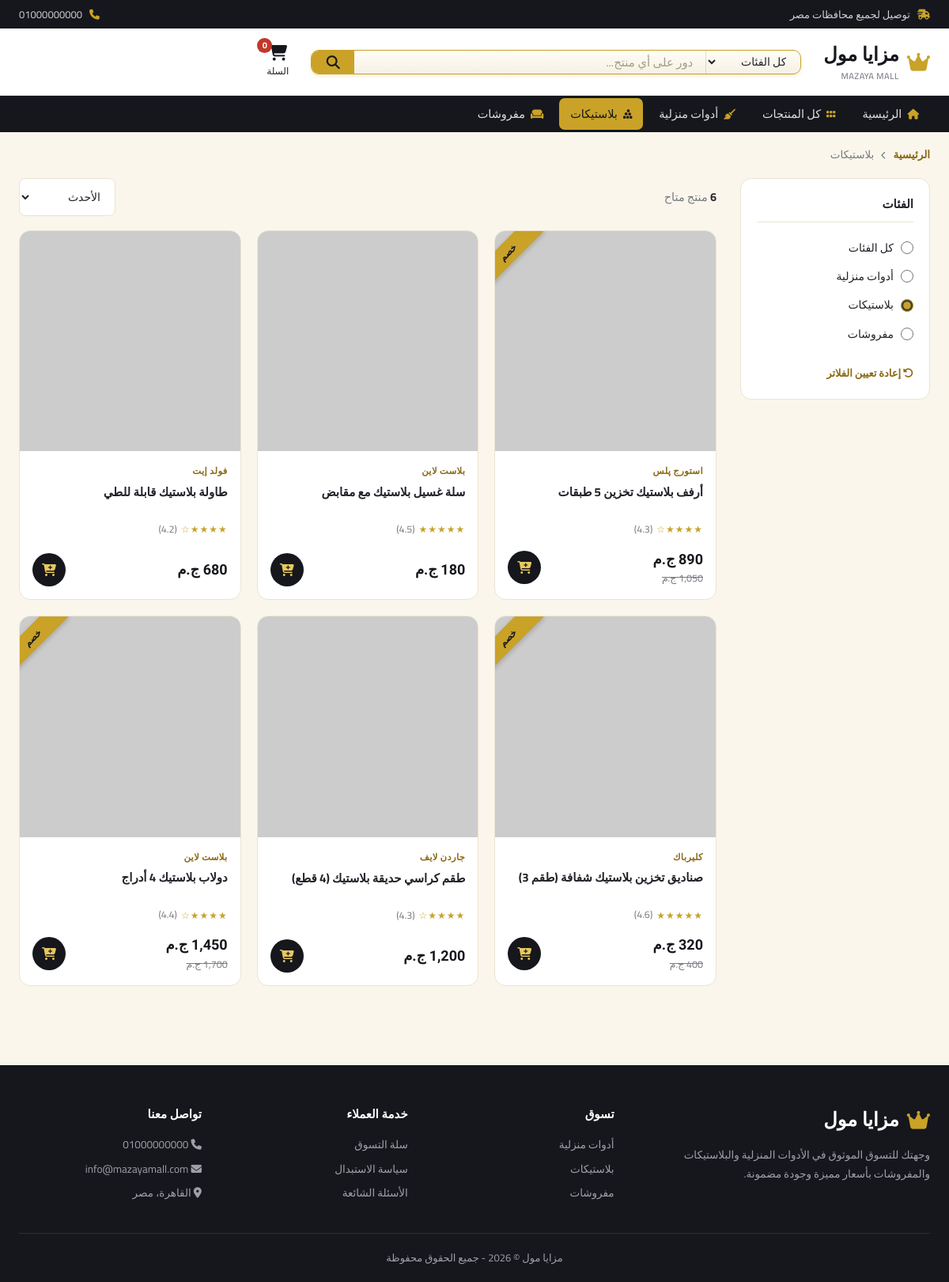
/products.php?category=plastics, run on the app's committed database.
### tables this page shows
CREATE TABLE IF NOT EXISTS `categories` (
    `id` INT AUTO_INCREMENT PRIMARY KEY,
    `name` VARCHAR(100) NOT NULL,
    `slug` VARCHAR(50) NOT NULL UNIQUE,
    `cover` VARCHAR(500) NOT NULL,
    `description` VARCHAR(255),
    `created_at` TIMESTAMP DEFAULT CURRENT_TIMESTAMP,
    INDEX `idx_slug` (`slug`)
);

CREATE TABLE IF NOT EXISTS `products` (
    `id` INT AUTO_INCREMENT PRIMARY KEY,
    `category_id` INT NOT NULL,
    `name` VARCHAR(255) NOT NULL,
    `price` DECIMAL(10,2) NOT NULL,
    `old_price` DECIMAL(10,2) DEFAULT NULL,
    `brand` VARCHAR(100) NOT NULL,
    `image` VARCHAR(500) NOT NULL,
    `description` TEXT,
    `rating` DECIMAL(2,1) DEFAULT 4.5,
    `stock` INT DEFAULT 50,
    `created_at` TIMESTAMP DEFAULT CURRENT_TIMESTAMP,
    FOREIGN KEY (`category_id`) REFERENCES `categories`(`id`) ON DELETE CASCADE,
    INDEX `idx_category` (`category_id`),
    INDEX `idx_name` (`name`)
);

### config/helpers.php (called while the page is built, shortened)
<?php
function category_icon($slug){
    $icons = [
        'household' => 'fa-solid fa-broom',
        'plastics'  => 'fa-solid fa-cubes-stacked',
        'furnishings' => 'fa-solid fa-couch',
    ];
    return $icons[$slug] ?? 'fa-solid fa-tag';
}
function format_price($price){
    return number_format($price, 0, '', ',') . ' ج.م';
}
function star_rating($rating){
    $rating = round($rating);
    $html = '';
    for($i = 1; $i <= 5; $i++){
        $html .= $i <= $rating ? '★' : '☆';
    }
    return $html;
}
function get_product_image($image){
    if (filter_var($image, FILTER_VALIDATE_URL)) {
        return $image;
    }
    return 'uploads/' . $image;
}
?>

### products.php (the view, shortened to what this page needs)
<?php
include 'config/db.php';
include 'config/helpers.php';
$categories = $conn->query("SELECT * FROM categories ORDER BY id ASC")->fetch_all(MYSQLI_ASSOC);
$q = trim($_GET['q'] ?? '');
$category = trim($_GET['category'] ?? '');
$sort = trim($_GET['sort'] ?? 'newest');
$where = [];
$params = [];
$types = '';
$current_cat = null;
if($category !== ''){
    foreach($categories as $c){ if($c['slug'] === $category) $current_cat = $c; }
    if($current_cat){
        $where[] = "p.category_id = ?";
        $params[] = $current_cat['id'];
        $types .= 'i';
    }
}
$order_by = "p.id DESC";
$sql = "SELECT p.*, c.slug as cat_slug, c.name as cat_name FROM products p JOIN categories c ON p.category_id = c.id";
if($where) $sql .= " WHERE " . implode(' AND ', $where);
$sql .= " ORDER BY $order_by";
$stmt = $conn->prepare($sql);
if($params) $stmt->bind_param($types, ...$params);
$stmt->execute();
$products = $stmt->get_result()->fetch_all(MYSQLI_ASSOC);
$active_page = 'products';
$page_title = $current_cat ? $current_cat['name'] : ($q !== '' ? 'نتائج البحث عن "' . $q . '"' : 'كل المنتجات');
?>
<!DOCTYPE html>
<html lang="ar" dir="rtl">
<head>
    <link rel="stylesheet" href="assets/css/style.css">
    <link rel="stylesheet" href="https://cdnjs.cloudflare.com/ajax/libs/font-awesome/6.4.0/css/all.min.css">
</head>
<body>
    <?php include 'includes/header.php'; ?>
    <div class="container">
        <div class="breadcrumb">
            <a href="index.php">الرئيسية</a> <i class="fa-solid fa-chevron-left"></i> <?php echo htmlspecialchars($page_title); ?>
        </div>
    </div>
    <div class="container">
        <div class="catalog-layout">
            <aside class="filters-box">
                <h4>الفئات</h4>
                <div class="filter-group">
                    <label>
                        <input type="radio" name="cat_filter" onclick="location.href='products.php<?php echo $q ? '?q='.urlencode($q) : ''; ?>'" <?php echo $category==='' ? 'checked':''; ?>>
                        كل الفئات
                    </label>
                    <?php foreach($categories as $cat): ?>
                    <label>
                        <input type="radio" name="cat_filter" onclick="location.href='products.php?category=<?php echo $cat['slug']; ?><?php echo $q ? '&q='.urlencode($q) : ''; ?>'" <?php echo $category===$cat['slug'] ? 'checked':''; ?>>
                        <?php echo htmlspecialchars($cat['name']); ?>
                    </label>
                    <?php endforeach; ?>
                </div>
                <?php if($q !== '' || $category !== ''): ?>
                <a href="products.php" class="filter-clear"><i class="fa-solid fa-rotate-left"></i> إعادة تعيين الفلاتر</a>
                <?php endif; ?>
            </aside>
            <div>
                <div class="catalog-toolbar">
                    <span class="results-count"><b><?php echo count($products); ?></b> منتج متاح</span>
                    <form method="get" onchange="this.submit()">
                        <select name="sort" class="sort-select">
                            <option value="newest" <?php echo $sort==='newest'?'selected':''; ?>>الأحدث</option>
                        </select>
                    </form>
                </div>
                <?php if(empty($products)): ?>
                <div class="empty-state">
                    <i class="fa-solid fa-magnifying-glass"></i>
                    <p>لم نجد منتجات مطابقة</p>
                    <span>حاول تغيير كلمة البحث أو الفئة</span>
                    <a href="products.php" class="btn-gold">عرض كل المنتجات</a>
                </div>
                <?php else: ?>
                <div class="catalog-grid">
                    <?php foreach($products as $product): ?>
                    <div class="product-card">
                        <?php if($product['old_price']): ?><div class="ribbon">خصم</div><?php endif; ?>
                        <a href="product.php?id=<?php echo $product['id']; ?>" class="product-image">
                            <img src="<?php echo htmlspecialchars(get_product_image($product['image'])); ?>" alt="<?php echo htmlspecialchars($product['name']); ?>" onerror="this.src='assets/images/placeholder.png'">
                        </a>
                        <div class="product-info">
                            <span class="product-brand"><?php echo htmlspecialchars($product['brand']); ?></span>
                            <a href="product.php?id=<?php echo $product['id']; ?>"><h3><?php echo htmlspecialchars($product['name']); ?></h3></a>
                            <div class="product-rating"><span class="stars"><?php echo star_rating($product['rating']); ?></span> (<?php echo $product['rating']; ?>)</div>
                            <div class="product-footer">
                                <div class="price-block">
                                    <span class="product-price"><?php echo format_price($product['price']); ?></span>
                                    <?php if($product['old_price']): ?><span class="product-price-old"><?php echo format_price($product['old_price']); ?></span><?php endif; ?>
                                </div>
                                <button class="btn-add-cart" onclick="addToCart(<?php echo $product['id']; ?>, '<?php echo addslashes($product['name']); ?>', <?php echo $product['price']; ?>, '<?php echo addslashes(get_product_image($product['image'])); ?>')">
                                    <i class="fa-solid fa-cart-plus"></i>
                                </button>
                            </div>
                        </div>
                    </div>
                    <?php endforeach; ?>
                </div>
                <?php endif; ?>
            </div>
        </div>
    </div>
    <?php include 'includes/footer.php'; ?>
</body>
</html>

### includes/header.php (shortened to what this page needs)
<?php
$categories = $categories ?? [];
?>
<div class="topbar">
    <div class="container">
        <span><i class="fa-solid fa-truck-fast"></i> توصيل لجميع محافظات مصر</span>
        <div class="topbar-links">
            <a href="tel:01000000000"><i class="fa-solid fa-phone"></i> 01000000000</a>
        </div>
    </div>
</div>
<header class="header">
    <div class="container">
        <a href="index.php" class="logo">
            <i class="fas fa-crown"></i>
            <span>مزايا مول<small>MAZAYA MALL</small></span>
        </a>
        <form class="search-card" action="products.php" method="get">
            <select name="category">
                <option value="">كل الفئات</option>
            </select>
            <input type="text" name="q" placeholder="دور على أي منتج..." value="<?php echo htmlspecialchars($_GET['q'] ?? ''); ?>">
            <button type="submit"><i class="fa-solid fa-magnifying-glass"></i></button>
        </form>
        <div class="header-actions">
            <a href="cart.php">
                <i class="fa-solid fa-cart-shopping"></i>
                السلة
                <span class="cart-count" id="cartCount">0</span>
            </a>
        </div>
    </div>
</header>
<nav class="catnav">
    <div class="container">
        <a href="index.php" class="<?php echo ($active_page ?? '') === 'home' ? 'active' : ''; ?>"><i class="fa-solid fa-house"></i> الرئيسية</a>
        <a href="products.php" class="<?php echo (($active_page ?? '') === 'products' && empty($_GET['category'])) ? 'active' : ''; ?>"><i class="fa-solid fa-grip"></i> كل المنتجات</a>
        <?php foreach($categories as $cat): ?>
        <a href="products.php?category=<?php echo $cat['slug']; ?>" class="<?php echo (($_GET['category'] ?? '') === $cat['slug']) ? 'active' : ''; ?>">
            <i class="<?php echo category_icon($cat['slug']); ?>"></i> <?php echo htmlspecialchars($cat['name']); ?>
        </a>
        <?php endforeach; ?>
    </div>
</nav>

### data on the page
categories: name "أدوات منزلية", slug "☐ أدوات منزلية"
categories: name "بلاستيكات", slug "☑ بلاستيكات"
categories: name "مفروشات", slug "☐ مفروشات"
products: shows "خصم", brand "استورج پلس", name "أرفف بلاستيك تخزين 5 طبقات", rating "★★★★☆", rating "4.3", price "890 ج.م", old_price "1,050 ج.م"
products: brand "بلاست لاين", name "سلة غسيل بلاستيك مع مقابض", rating "★★★★★", rating "4.5", price "180 ج.م"
products: brand "فولد إيت", name "طاولة بلاستيك قابلة للطي", rating "★★★★☆", rating "4.2", price "680 ج.م"
products: shows "خصم", brand "كليرباك", name "صناديق تخزين بلاستيك شفافة (طقم 3)", rating "★★★★★", rating "4.6", price "320 ج.م", old_price "400 ج.م"
products: brand "جاردن لايف", name "طقم كراسي حديقة بلاستيك (4 قطع)", rating "★★★★☆", rating "4.3", price "1,200 ج.م"
products: shows "خصم", brand "بلاست لاين", name "دولاب بلاستيك 4 أدراج", rating "★★★★☆", rating "4.4", price "1,450 ج.م", old_price "1,700 ج.م"

### other printed values
count($products) "6"
